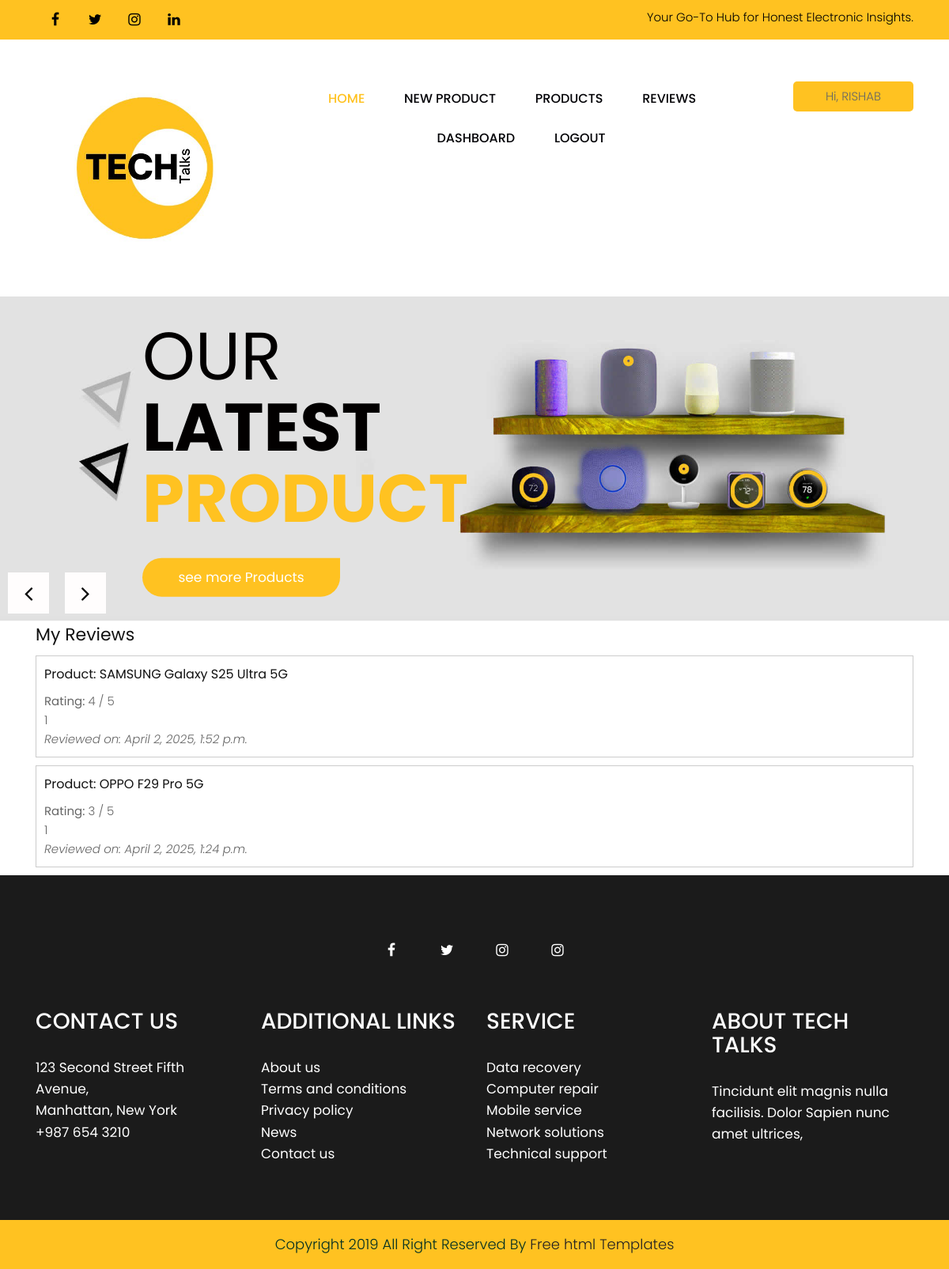
Before: /my-reviews/ (signed in) with the older database file.
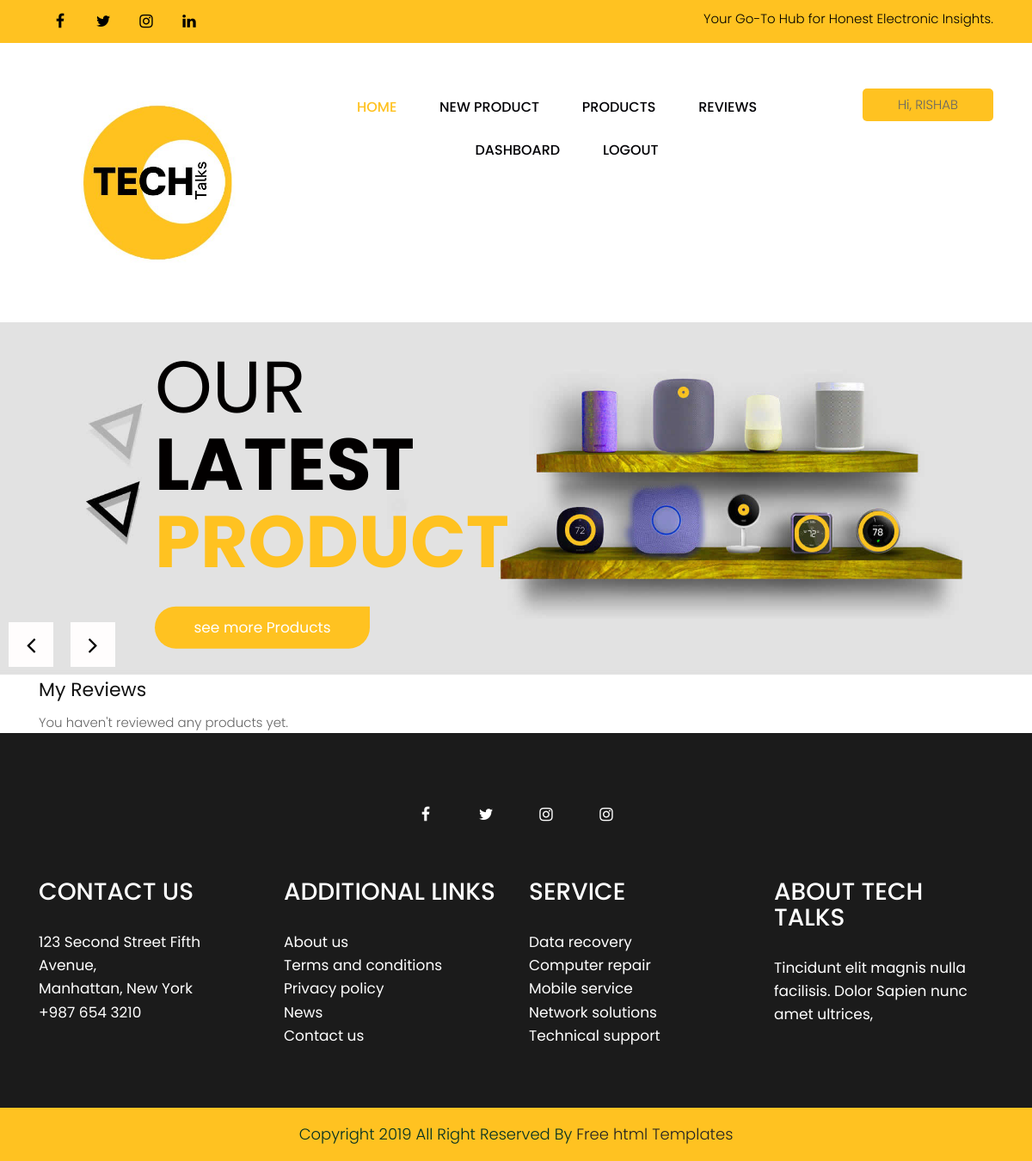
After: the same page with the newer database file.
### admin_app/models.py (models this page shows, shortened)
class Review(models.Model):
    product = models.ForeignKey(Product, on_delete=models.CASCADE, related_name='reviews')
    user = models.ForeignKey(User, on_delete=models.CASCADE)
    rating = models.IntegerField(choices=[(i, i) for i in range(1, 6)])
    comment = models.TextField()
    created_at = models.DateTimeField(auto_now_add=True)
    updated_at = models.DateTimeField(auto_now=True)
    class Meta:
        unique_together = ('product', 'user')

class Product(models.Model):
    name = models.CharField(max_length=100)
    brand = models.CharField(max_length = 100)
    category = models.ForeignKey(Category, on_delete=models.CASCADE, related_name = "products")
    description = models.TextField()
    price = models.DecimalField(max_digits=10, decimal_places=2)
    image = models.ImageField(upload_to="product_images/")
    added_by = models.ForeignKey(User, on_delete=models.SET_NULL, null=True, blank=True)

### techtalks/views.py (the view)
# urls.py: path('my-reviews/', views.my_reviews, name='my_reviews'),
@login_required
def my_reviews(request):
    reviews = Review.objects.filter(user=request.user).order_by('-created_at')
    return render(request, 'techtalks/my_reviews.html', {'reviews': reviews})

### techtalks/templates/techtalks/my_reviews.html
{% extends 'base.html' %}
{% load static %}
{% block content %}
<div class="container">
    <h2>My Reviews</h2>
    {% if reviews %}
        {% for review in reviews %}
            <div style="border: 1px solid #ccc; margin-bottom: 10px; padding: 10px;">
                <h4>Product: {{ review.product.name }}</h4>
                <p><strong>Rating:</strong> {{ review.rating }} / 5</p>
                <p>{{ review.comment }}</p>
                <p><em>Reviewed on: {{ review.created_at }}</em></p>
            </div>
        {% endfor %}
    {% else %}
        <p>You haven't reviewed any products yet.</p>
    {% endif %}
</div>
{% endblock %}

Changed rows visible on the page:
removed Review: product.name "SAMSUNG Galaxy S25 Ultra 5G", rating "4", comment "1", created_at "April 2, 2025, 1:52 p.m."
removed Review: product.name "OPPO F29 Pro 5G", rating "3", comment "1", created_at "April 2, 2025, 1:24 p.m."
Other visible differences:
text now shown: "You haven't reviewed any products yet."
